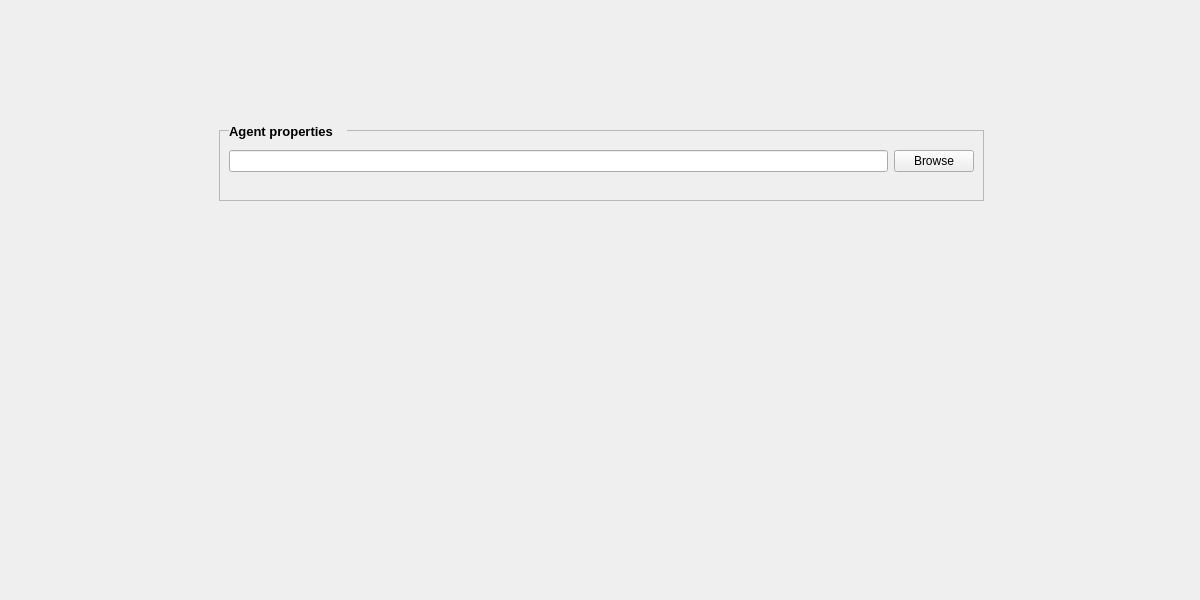
<?xml version="1.0" encoding="UTF-8"?>
<ui version="4.0">
 <class>AgentView</class>
 <widget class="QWidget" name="AgentView">
  <property name="geometry">
   <rect>
    <x>0</x>
    <y>0</y>
    <width>1200</width>
    <height>600</height>
   </rect>
  </property>
  <property name="windowTitle">
   <string>Form</string>
  </property>
  <layout class="QHBoxLayout" name="horizontalLayout">
   <item>
    <spacer name="horizontalSpacer">
     <property name="orientation">
      <enum>Qt::Horizontal</enum>
     </property>
     <property name="sizeHint" stdset="0">
      <size>
       <width>182</width>
       <height>20</height>
      </size>
     </property>
    </spacer>
   </item>
   <item>
    <widget class="QWidget" name="widgetHL" native="true">
     <property name="minimumSize">
      <size>
       <width>800</width>
       <height>0</height>
      </size>
     </property>
     <layout class="QVBoxLayout" name="verticalLayout">
      <item>
       <spacer name="verticalSpacer">
        <property name="orientation">
         <enum>Qt::Vertical</enum>
        </property>
        <property name="sizeHint" stdset="0">
         <size>
          <width>20</width>
          <height>73</height>
         </size>
        </property>
       </spacer>
      </item>
      <item>
       <widget class="QWidget" name="widgetVL" native="true">
        <property name="minimumSize">
         <size>
          <width>0</width>
          <height>400</height>
         </size>
        </property>
        <widget class="QFrame" name="frame">
         <property name="geometry">
          <rect>
           <x>10</x>
           <y>30</y>
           <width>765</width>
           <height>71</height>
          </rect>
         </property>
         <property name="sizePolicy">
          <sizepolicy hsizetype="Preferred" vsizetype="Fixed">
           <horstretch>0</horstretch>
           <verstretch>0</verstretch>
          </sizepolicy>
         </property>
         <property name="minimumSize">
          <size>
           <width>761</width>
           <height>70</height>
          </size>
         </property>
         <property name="frameShape">
          <enum>QFrame::StyledPanel</enum>
         </property>
         <property name="frameShadow">
          <enum>QFrame::Sunken</enum>
         </property>
         <layout class="QVBoxLayout" name="verticalLayout_4">
          <item>
           <spacer name="verticalSpacer_4">
            <property name="orientation">
             <enum>Qt::Vertical</enum>
            </property>
            <property name="sizeType">
             <enum>QSizePolicy::Fixed</enum>
            </property>
            <property name="sizeHint" stdset="0">
             <size>
              <width>20</width>
              <height>10</height>
             </size>
            </property>
           </spacer>
          </item>
          <item>
           <layout class="QHBoxLayout" name="horizontalLayout_2">
            <item>
             <widget class="QLineEdit" name="agentProperties">
              <property name="readOnly">
               <bool>true</bool>
              </property>
             </widget>
            </item>
            <item>
             <widget class="QPushButton" name="browseButton">
              <property name="text">
               <string>Browse</string>
              </property>
             </widget>
            </item>
           </layout>
          </item>
          <item>
           <spacer name="verticalSpacer_3">
            <property name="orientation">
             <enum>Qt::Vertical</enum>
            </property>
            <property name="sizeHint" stdset="0">
             <size>
              <width>20</width>
              <height>40</height>
             </size>
            </property>
           </spacer>
          </item>
         </layout>
        </widget>
        <widget class="QLabel" name="label">
         <property name="enabled">
          <bool>true</bool>
         </property>
         <property name="geometry">
          <rect>
           <x>20</x>
           <y>20</y>
           <width>118</width>
           <height>22</height>
          </rect>
         </property>
         <property name="font">
          <font>
           <pointsize>10</pointsize>
           <weight>75</weight>
           <bold>true</bold>
          </font>
         </property>
         <property name="autoFillBackground">
          <bool>true</bool>
         </property>
         <property name="text">
          <string>Agent properties</string>
         </property>
         <property name="margin">
          <number>3</number>
         </property>
        </widget>
       </widget>
      </item>
      <item>
       <spacer name="verticalSpacer_2">
        <property name="orientation">
         <enum>Qt::Vertical</enum>
        </property>
        <property name="sizeHint" stdset="0">
         <size>
          <width>20</width>
          <height>73</height>
         </size>
        </property>
       </spacer>
      </item>
     </layout>
    </widget>
   </item>
   <item>
    <spacer name="horizontalSpacer_2">
     <property name="orientation">
      <enum>Qt::Horizontal</enum>
     </property>
     <property name="sizeHint" stdset="0">
      <size>
       <width>182</width>
       <height>20</height>
      </size>
     </property>
    </spacer>
   </item>
  </layout>
 </widget>
 <resources/>
 <connections/>
</ui>
